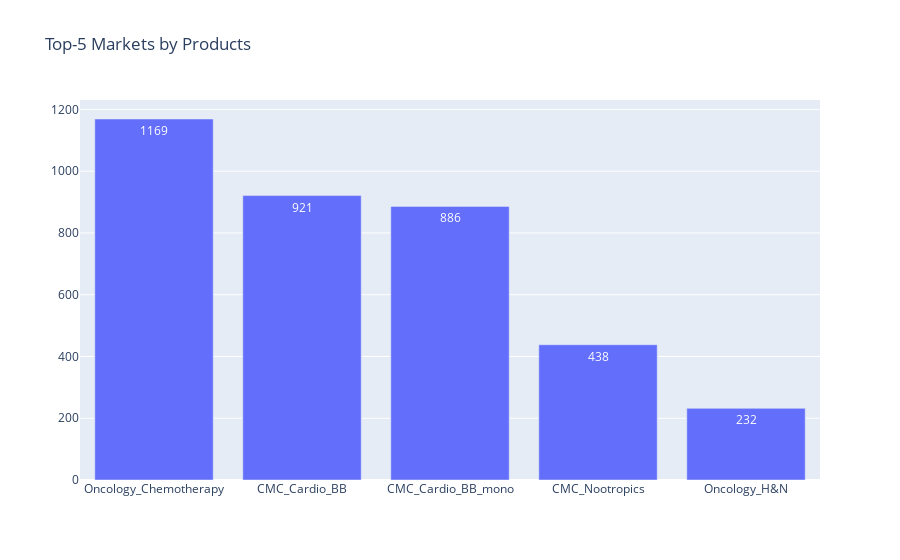

Here is the notebook cell this chart was saved with:
### Markdown cell above
### Top-5 Markets by Products

### Code cell
bar_chart(markets_by_products.head(5), 'Top-5 Markets by Products')

### Figure 1 — Plotly figure (JSON) as saved in the notebook; plotly's stock layout.template omitted (floating-point values rounded to 4 significant figures)
{"data": [{"text": [1169, 921, 886, 438, 232], "textposition": "auto", "type": "bar", "x": ["Oncology_Chemotherapy", "CMC_Cardio_BB", "CMC_Cardio_BB_mono", "CMC_Nootropics", "Oncology_H&N"], "y": [1169, 921, 886, 438, 232]}], "layout": {"title": {"text": "Top-5 Markets by Products"}}}
